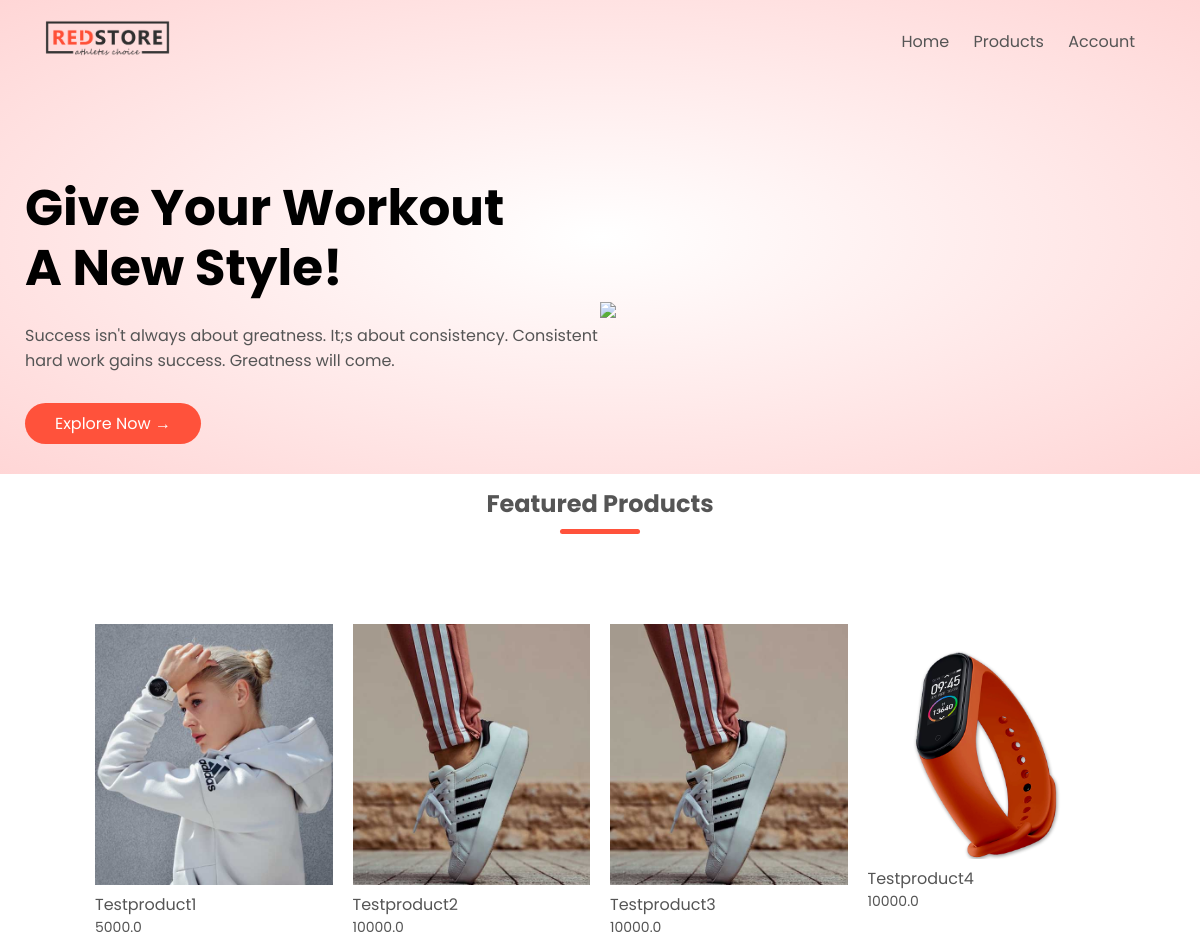
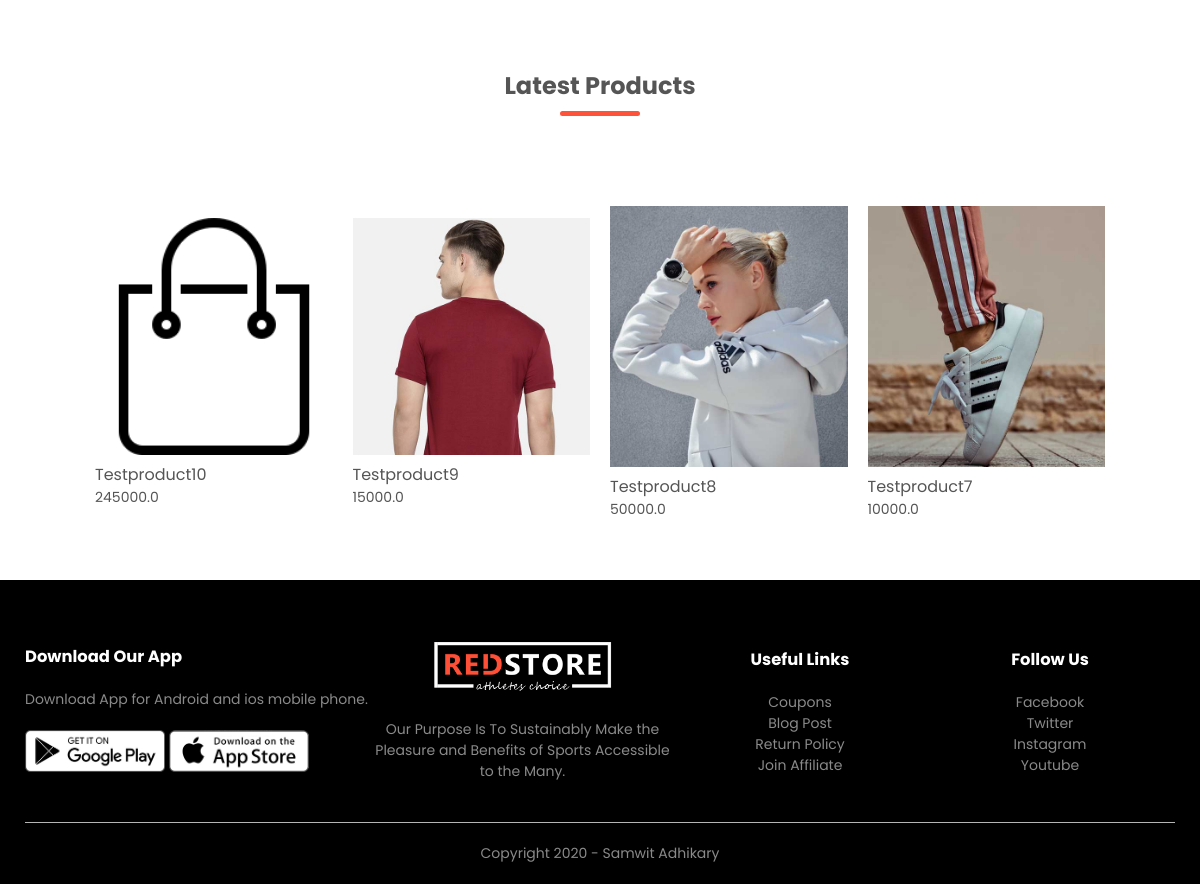
The page / on the database its author committed (2 pictures, top to bottom).
### products/models.py (models this page shows, shortened)
class Product(models.Model):
    LIVE=1
    DELETE=0
    DELETE_CHOICES=((LIVE,'Live'),(DELETE,'Delete'))
    title=models.CharField(max_length=200)
    price=models.FloatField()
    description=models.TextField()
    image=models.ImageField(upload_to='media/')
    priority=models.IntegerField(default=0)
    delete_status=models.IntegerField(choices=DELETE_CHOICES,default=LIVE)
    created_at=models.DateTimeField(auto_now_add=True)
    updated_at=models.DateTimeField(auto_now=True)

### products/views.py (the view)
# urls.py: path('', views.index,name='home'),
def index(request):
    featured_products=Product.objects.order_by('priority')[:4]
    latest_products=Product.objects.order_by('-id')[:4]
    context={
        'featured_products':featured_products,
        'latest_products':latest_products
    }
    return render(request,'index.html',context)

### templates/index.html
{% extends 'blank_layout.html' %}
{% block banner %}
{% include 'banner_layout.html' %}
{% endblock banner %}
{% block content %}
{% include 'home_page_content.html' %}
{% endblock content %}

### templates/home_page_content.html
{% load static %}
<div class="small-container">
    <h2 class="title">Featured Products</h2>
    <div class="row">
        {% for product in featured_products %}
        <div class="col-4">
            <a href="{% url 'detail_product' product.id %}"><img src="{{ product.image.url }}"></a>
            <h4>{{ product.title }}</h4>
            <p>{{ product.price }}</p>
        </div>
        {% endfor %}
    </div>
    <h2 class="title">Latest Products</h2>
    <div class="row">
        {% for product in latest_products %}
        <div class="col-4">
            <a href="{% url 'detail_product' product.id %}"><img src="{{ product.image.url }}"></a>
            <h4>{{ product.title }}</h4>
            <p>{{ product.price }}</p>
        </div>
        {% endfor %}
    </div>
</div>

### static/css/style.css (style rules this page uses)
* { margin: 0; padding: 0; box-sizing: border-box; }
body { font-family: 'Poppins', sans-serif; }
a { text-decoration: none; color: #555; }
p { color: #555; }
.row { display: flex; align-items: center; flex-wrap: wrap; justify-content: space-around; }
.small-container { max-width: 1080px; margin: auto; padding-left: 25px; padding-right: 25px; }
.col-4 { flex-basis: 25%; padding: 10px; min-width: 200px; margin-bottom: 50px; transition: transform 0.5s; }
.col-4 img { width: 100%; }
.title { text-align: center; margin: 0 auto 80px; position: relative; line-height: 60px; color: #555; }
.title::after { content: ''; background: #ff523b; width: 80px; height: 5px; border-radius: 5px; position: absolute; bottom: 0; left: 50%; transform: translateX(-50%); }
h4 { color: #555; font-weight: normal; }
.col-4 p { font-size: 14px; }

### rows shown on the page
Product: image (picture), title "Testproduct1", price "5000.0"
Product: image (picture), title "Testproduct2", price "10000.0"
Product: image (picture), title "Testproduct3", price "10000.0"
Product: image (picture), title "Testproduct4", price "10000.0"
Product: image (picture), title "Testproduct10", price "245000.0"
Product: image (picture), title "Testproduct9", price "15000.0"
Product: image (picture), title "Testproduct8", price "50000.0"
Product: image (picture), title "Testproduct7", price "10000.0"
